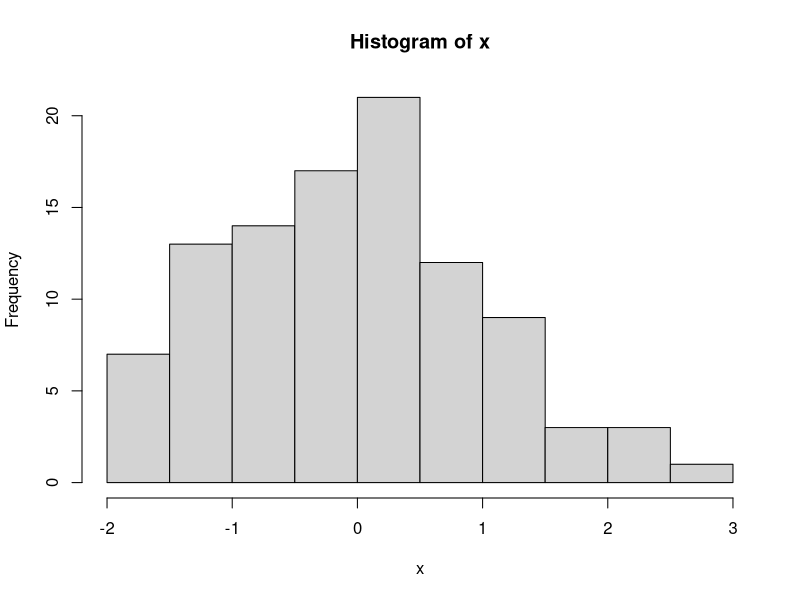
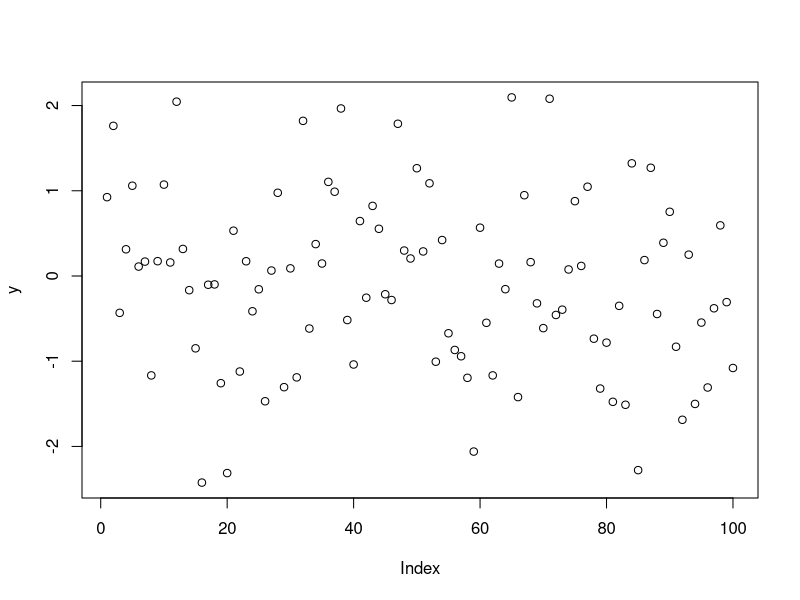
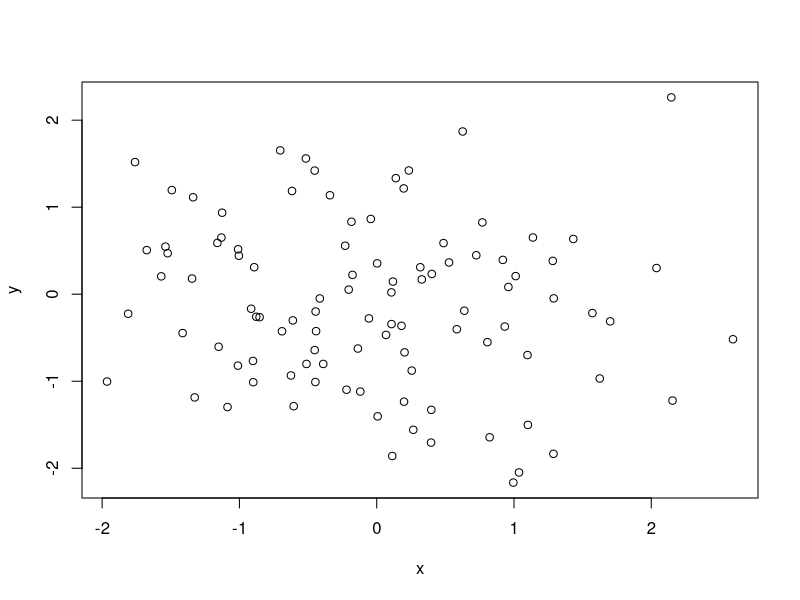
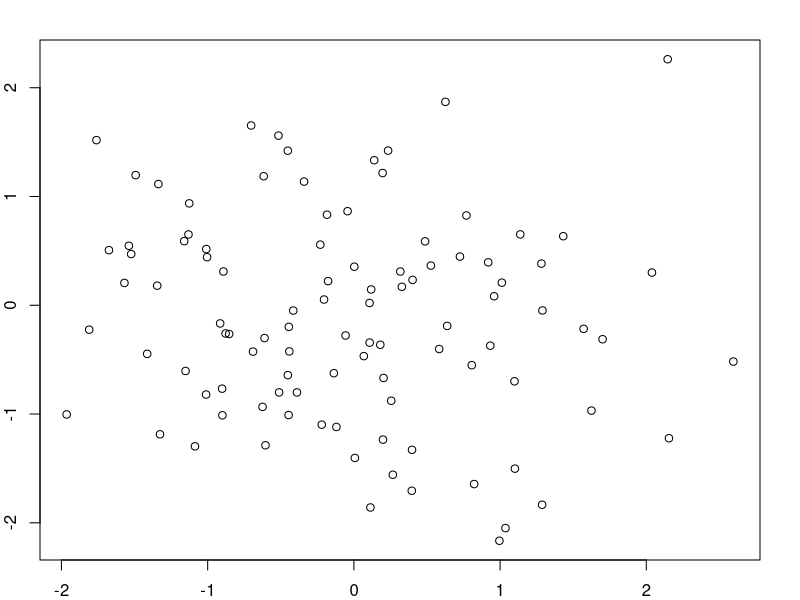
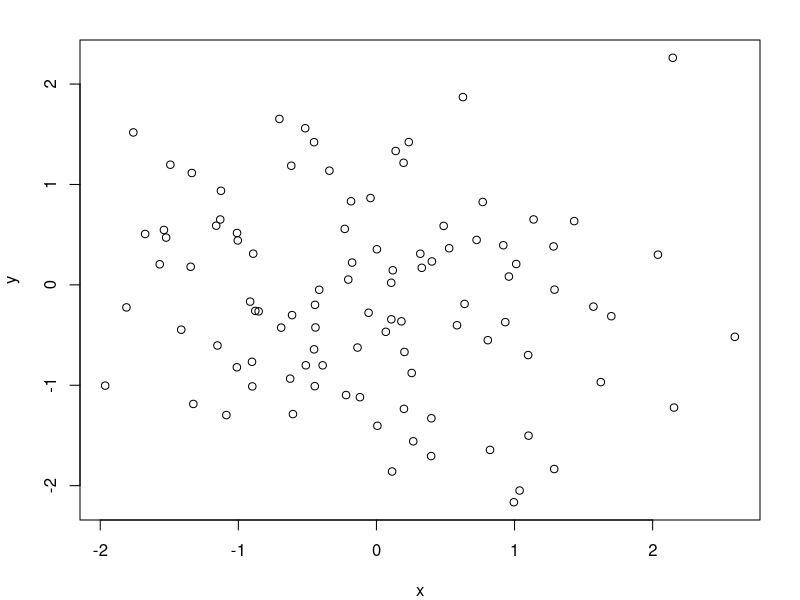
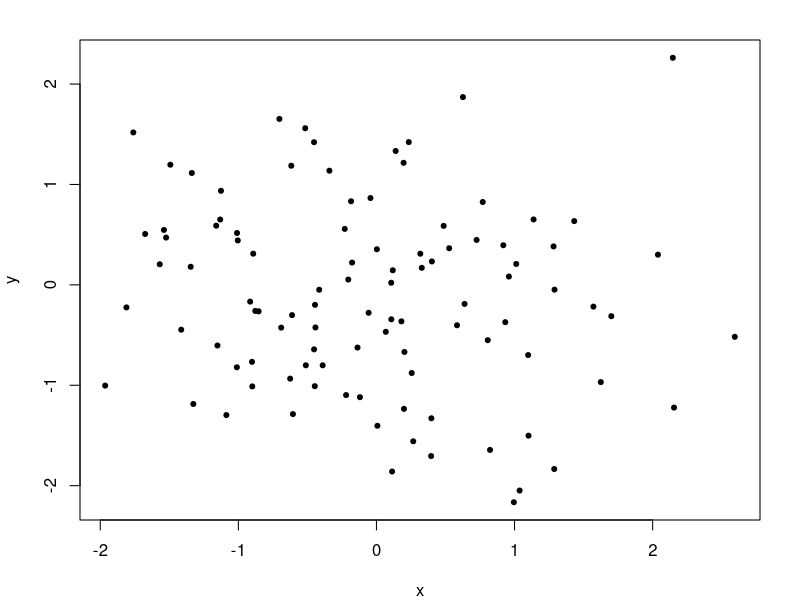
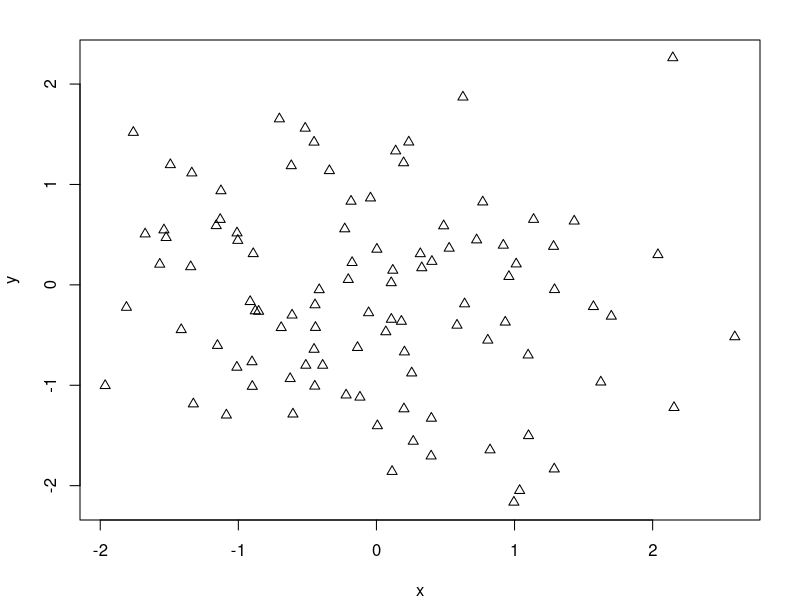
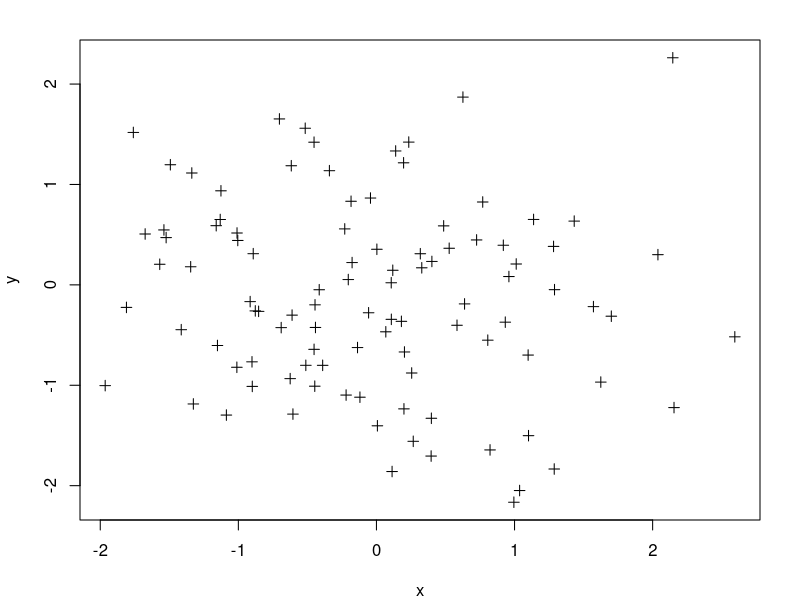

These charts were generated, in order, by the following R code:
## ---- chunk 1
knitr::opts_chunk$set(echo = TRUE)
## ---- chunk 2
x <- rnorm(100)
hist(x)
## ---- chunk 3
y <- rnorm(100)
plot(y)
## ---- chunk 4
y <- rnorm(100)
plot(x, y)
## ---- chunk 5
par(mar = c(2, 2, 2, 2))
plot(x, y)
## ---- chunk 6
par(mar = c(4, 4, 2, 2))
plot(x, y)
## ---- chunk 7
plot(x, y, pch = 20)
plot(x, y, pch = 2)
plot(x, y, pch = 3)
## ---- chunk 8
pchShow <-
  function(extras = c("*",".", "o","O","0","+","-","|","%","#"),
           cex = 3, ## good for both .Device=="postscript" and "x11"
           col = "red3", bg = "gold", coltext = "brown", cextext = 1.2,
           main = paste("plot symbols :  points (...  pch = *, cex =",
                        cex,")"))
  {
    nex <- length(extras)
    np  <- 26 + nex
    ipch <- 0:(np-1)
    k <- floor(sqrt(np))
    dd <- c(-1,1)/2
    rx <- dd + range(ix <- ipch %/% k)
    ry <- dd + range(iy <- 3 + (k-1)- ipch %% k)
    pch <- as.list(ipch) # list with integers & strings
    if(nex > 0) pch[26+ 1:nex] <- as.list(extras)
    plot(rx, ry, type = "n", axes  =  FALSE, xlab = "", ylab = "", main = main)
    abline(v = ix, h = iy, col = "lightgray", lty = "dotted")
    for(i in 1:np) {
      pc <- pch[[i]]
      ## 'col' symbols with a 'bg'-colored interior (where available) :
      points(ix[i], iy[i], pch = pc, col = col, bg = bg, cex = cex)
      if(cextext > 0)
          text(ix[i] - 0.3, iy[i], pc, col = coltext, cex = cextext)
    }
  }

pchShow()
pchShow(c("o","O","0"), cex = 2.5)
pchShow(NULL, cex = 4, cextext = 0, main = NULL)
## ---- chunk 9
plot(x, y, pch = 20)
title("Gráfico de dispersión")
## ---- chunk 10
plot(x, y, pch = 20)
title("Gráfico de dispersión")
text(-2, -2, "Label")
## ---- chunk 11
plot(x, y, pch = 20)
title("Gráfico de dispersión")
legend("topleft", legend = "Data", pch = 20)
## ---- chunk 12
plot(x, y, pch = 20)
title("Gráfico de dispersión")
legend("topleft", legend = "Data", pch = 20)
fit <- lm(x ~ y)
abline(fit, lwd = 3, col = "blue")
## ---- chunk 13
plot(x, y, pch = 20, xlab = "Peso", ylab = "Altura", main = "Gráfico de dispersión")
## ---- chunk 14
z <- rpois(100, 2)
par(mfrow = c(2, 1))
plot(x, y, pch = 20)
plot(x, z, pch = 19)
## ---- chunk 15
par("mar")
par(mar = c(1, 10, 1, 10))
par(mfrow = c(2, 1))
plot(x, y, pch = 20)
plot(x, z, pch = 19)
## ---- chunk 16
par(mfrow = c(1, 2))
plot(x, y, pch = 20)
plot(x, z, pch = 19)
## ---- chunk 17
par("mar")
par(mar = c(4, 4, 2, 1))
par(mfrow = c(2, 2))
plot(x, y, pch = 20)
plot(x, z, pch = 19)
plot(y, z, pch = 19)
plot(y, x, pch = 20)
## ---- chunk 18
par(mfcol = c(2, 2))
plot(x, y, pch = 20)
plot(x, z, pch = 19)
plot(y, z, pch = 19)
plot(y, x, pch = 20)
## ---- chunk 19
par(mfcol = c(1, 1))
## ---- chunk 20
x <- rnorm(100)
y <- x + rnorm(100)
g <- gl(2, 50, labels = c("Male", "Female"))
plot(x, y, type = "n") #dibuja el gráfico per vacío para ir añadiendo lo que nos interesa
points(x[g == "Female"], y[g == "Female"], col = "blue", pch = 19)
points(x[g == "Male"], y[g == "Male"], col = "green")
title("Hombres vs. Mujeres")
